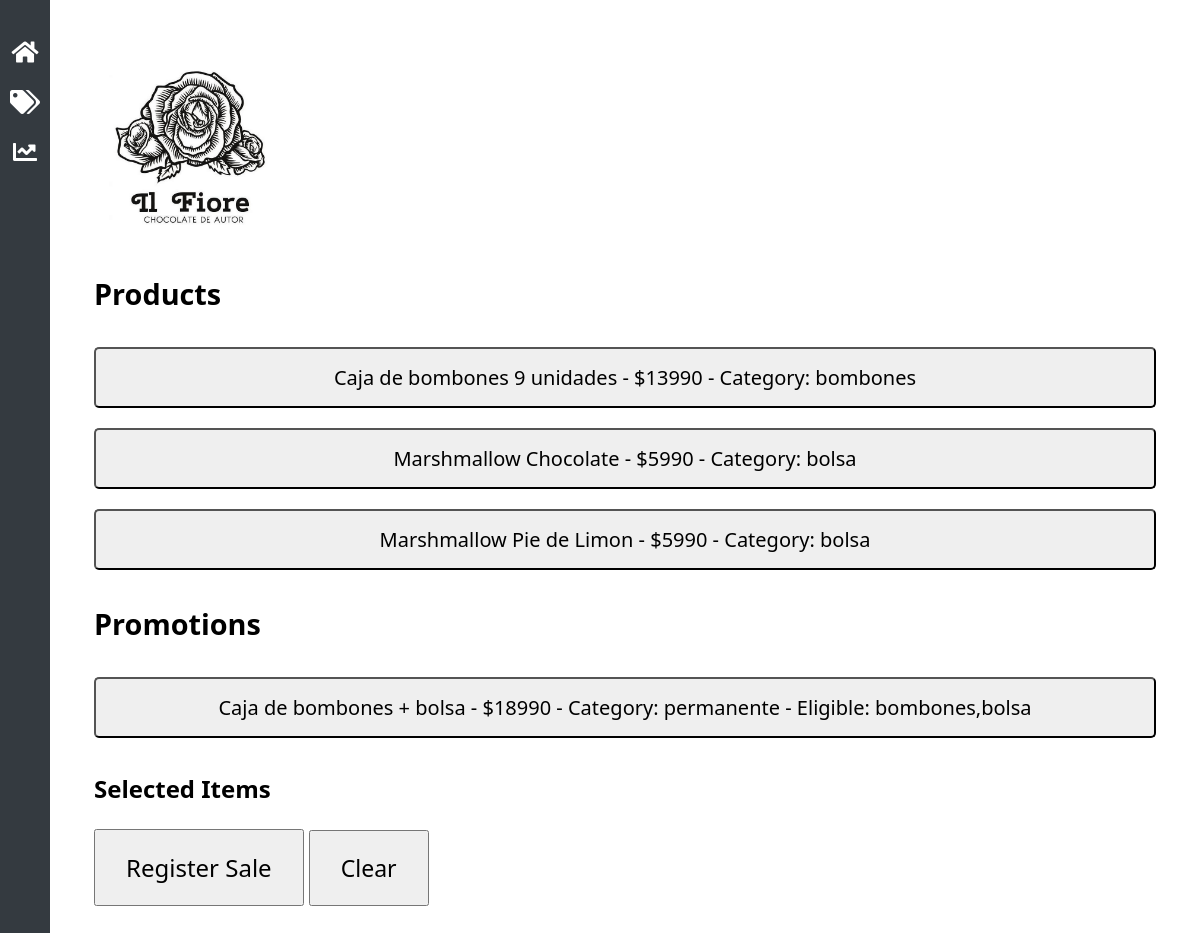
Before: /sales with the older database file.
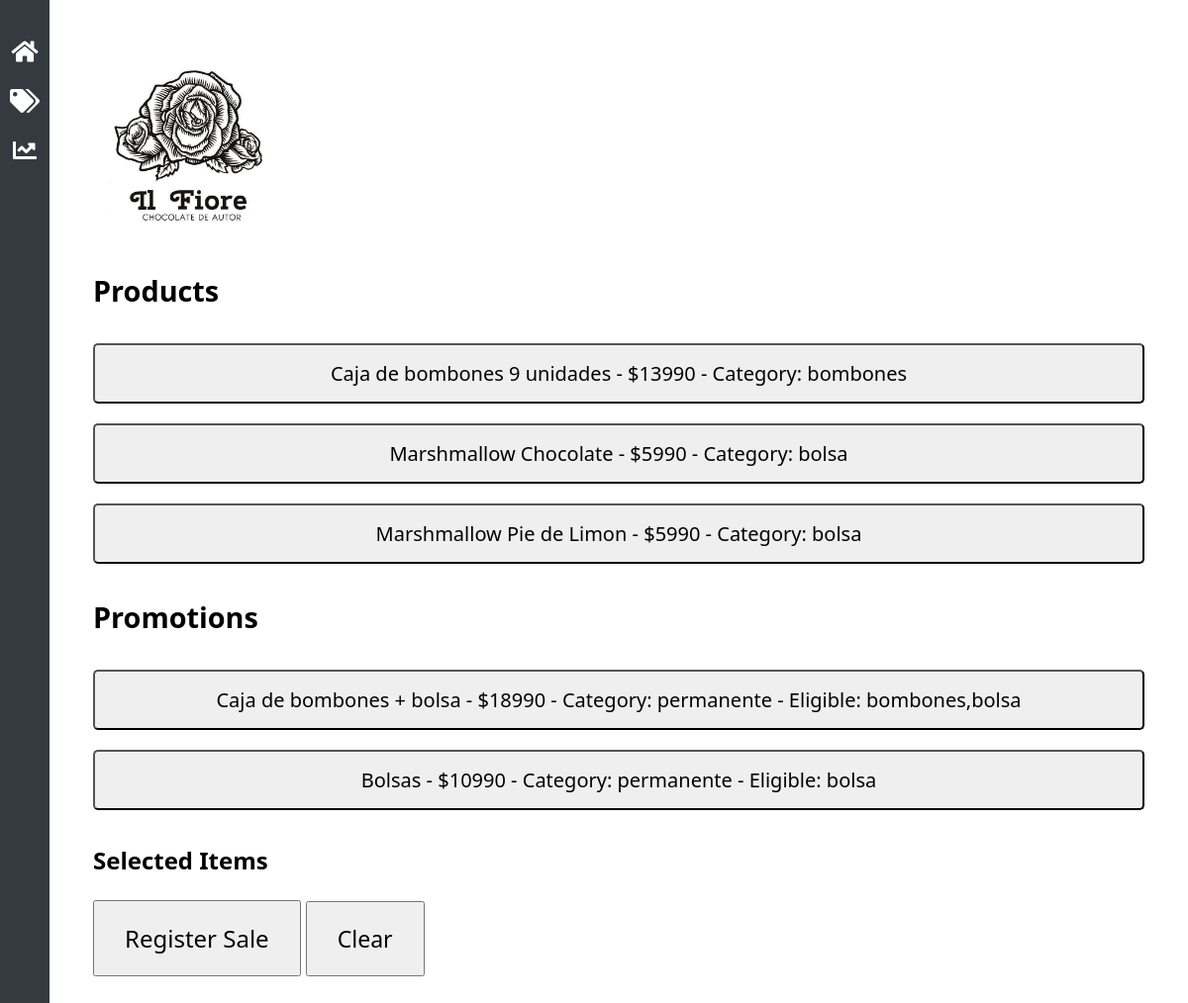
After: the same page with the newer database file.
### Websv.py (models this page shows)
class Product(db.Model):
    id = db.Column(db.Integer, primary_key=True)
    name = db.Column(db.String(100), nullable=False)
    price = db.Column(db.Integer, nullable=False)
    product_category = db.Column(db.String(100), nullable=True)

class Promotion(db.Model):
    id = db.Column(db.Integer, primary_key=True)
    name = db.Column(db.String(100), nullable=False)
    price = db.Column(db.Integer, nullable=False)
    promotion_category = db.Column(db.String(100), nullable=True)
    eligible_category = db.Column(db.String(100), nullable=True)  # New field replacing constant_product_id and selectable_group_ids
    selectable_quantities = db.Column(db.String(100), nullable=False)  # Comma-separated string of quantities for IDs

### Websv.py (the view)
@app.route('/sales', methods=['GET', 'POST'])
def sales():
    if request.method == 'POST':
        return handle_post_request()
    else:  # Assuming GET request
        return show_sales_page()

### Websv.py (called while the page is built)
def promotion_to_dict(promotion):
    return {
        'id': promotion.id,
        'name': promotion.name,
        'price': promotion.price,
        'promotion_category': promotion.promotion_category,
        'eligible_category': promotion.eligible_category,
        'selectable_quantities': promotion.selectable_quantities
    }

def show_sales_page():
    products = Product.query.all()
    promotions = Promotion.query.all()
    promotion_dicts = [promotion_to_dict(promo) for promo in promotions]
    return render_template('sales.html', products=products, promotions=promotion_dicts)

### templates/sales.html (shortened to what this page needs)
<!DOCTYPE html>
<html lang="en">
<head>
    <link rel="stylesheet" href="static/modern-ui-style.css">
    <link rel="stylesheet" href="https://cdnjs.cloudflare.com/ajax/libs/font-awesome/5.15.1/css/all.min.css">
</head>
<body>
    <div id="sidebar">
        <ul class="nav flex-column">
            <li class="nav-item">
                <a class="nav-link active" href="/sales">
                    <i class="fas fa-home nav-icon"></i>
                </a>
            </li>
            <li class="nav-item">
                <a class="nav-link" href="/products">
                    <i class="fas fa-tags nav-icon"></i>
                </a>
            </li>
            <li class="nav-item">
                <a class="nav-link" href="/sales-record">
                    <i class="fas fa-chart-line nav-icon"></i>
                </a>
            </li>
        </ul>
    </div>
    <div class="content">
        <div class="container-fluid modern-ui-container">
        <div class="row">
            <div class="col-md-4 logo-container">
                <img src="static/logo.png" alt="Company Logo" class="logo">
            </div>
           <div id="products-section" class="col-md-8">
            <h2>Products</h2>
            <div id="product-buttons" class="d-flex flex-wrap">
                {% for product in products %}
                {% if product.price %}
                <button type="button" class="btn btn-primary product-button" data-product-id="{{ product.id }}">
                    {{ product.name }} - ${{ product.price }} - Category: {{ product.product_category }}
                </button>
                {% endif %}
                {% endfor %}
            </div>
        </div>
        <div id="promotions-section" class="col-md-8">
            <h2>Promotions</h2>
            <div id="promotion-buttons" class="d-flex flex-wrap">
                {% for promo in promotions %}
                {% if promo.name %}
                <button type="button" class="btn btn-primary promo-button" data-promo-id="{{ promo.id }}">
                    {{ promo.name }} - ${{ promo.price }} - Category: {{ promo.promotion_category }} - Eligible: {{ promo.eligible_category }}
                </button>
                {% endif %}
                {% endfor %}
            </div>
        </div>
            </div>
            <div id="temporary-list" class="temporary-list">
            <h3 class="selected-items-title">Selected Items</h3>
            <button id="register-sale" class="btn register-sale-btn">Register Sale</button>
            <button id="clear-sales" class="btn clear-sale-btn">Clear</button>
            </div>
            </div>
            </div>
</body>
</html>

Changed rows visible on the page:
added Promotion: name "Bolsas", price "10990", promotion_category "permanente", eligible_category "bolsa"
